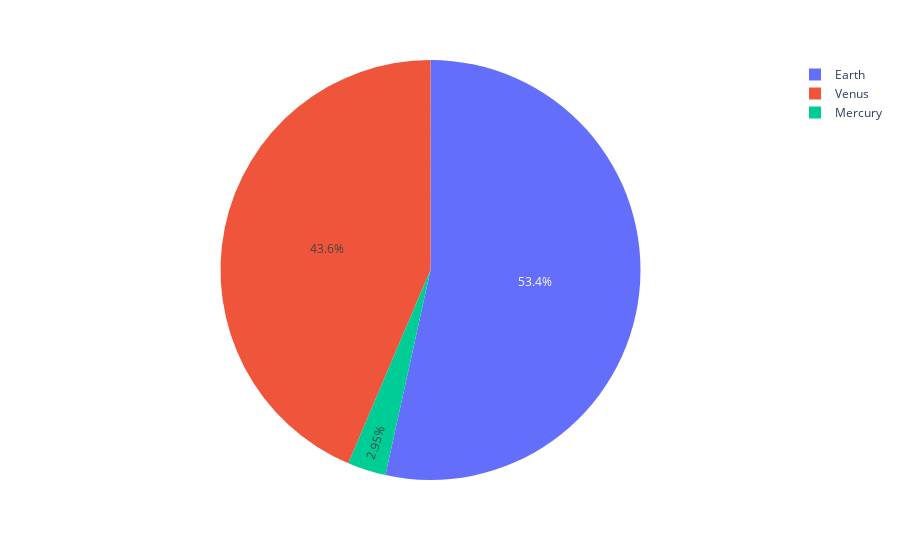

Write notebook code for a chart like this one.
### Code cell
psdf = ps.DataFrame({'mass': [0.330, 4.87, 5.97],
                     'radius': [2439.7, 6051.8, 6378.1]},
                    index=['Mercury', 'Venus', 'Earth'])
psdf.plot.pie(y='mass')

### Figure 1 — Plotly figure (JSON) as saved in the notebook; plotly's stock layout.template omitted (floating-point values rounded to 4 significant figures)
{"data": [{"domain": {"x": [0, 1], "y": [0, 1]}, "hovertemplate": "index=%{label}<br>mass=%{value}<extra></extra>", "labels": ["Mercury", "Venus", "Earth"], "legendgroup": "", "name": "", "showlegend": true, "type": "pie", "values": [0.33, 4.87, 5.97]}], "layout": {"autosize": true, "legend": {"tracegroupgap": 0}, "margin": {"t": 60}}}
